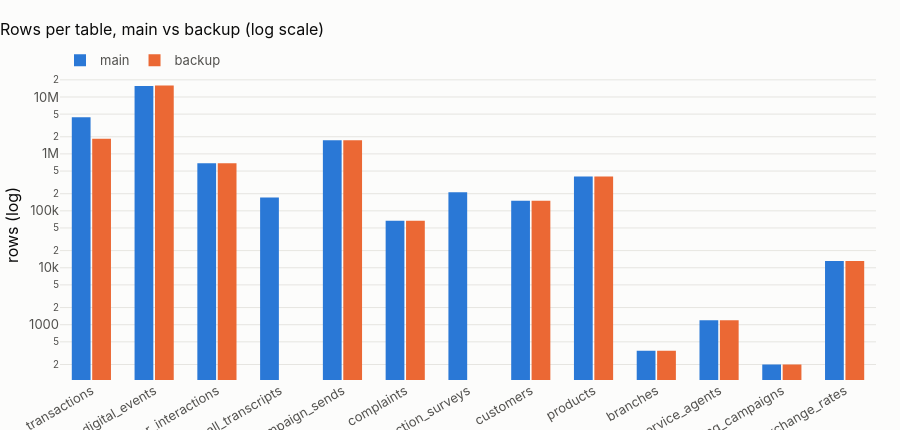

The notebook cell this image was saved under:
### Code cell
fig = go.Figure()
fig.add_bar(name="main", x=inventory.table, y=inventory.rows_main, marker_color=theme.MAIN_C)
fig.add_bar(
    name="backup", x=inventory.table, y=inventory.rows_backup.fillna(0), marker_color=theme.BACKUP_C
)
fig.update_layout(
    barmode="group",
    bargap=0.35,
    bargroupgap=0.08,
    yaxis_type="log",
    title="Rows per table, main vs backup (log scale)",
    height=430,
    yaxis_title="rows (log)",
)
fig.update_xaxes(tickangle=-30)
fig.show()

### Figure 1 — Plotly figure (JSON) as saved in the notebook; plotly's stock layout.template omitted (floating-point values rounded to 4 significant figures)
{"data": [{"marker": {"color": "#2a78d6"}, "name": "main", "type": "bar", "x": ["transactions", "digital_events", "call_center_interactions", "call_transcripts", "campaign_sends", "complaints", "satisfaction_surveys", "customers", "products", "branches", "service_agents", "marketing_campaigns", "daily_exchange_rates"], "y": [4425008, 15620994, 686296, 171321, 1746801, 67095, 212759, 150000, 400000, 350, 1200, 200, 13164]}, {"marker": {"color": "#eb6834"}, "name": "backup", "type": "bar", "x": ["transactions", "digital_events", "call_center_interactions", "call_transcripts", "campaign_sends", "complaints", "satisfaction_surveys", "customers", "products", "branches", "service_agents", "marketing_campaigns", "daily_exchange_rates"], "y": [1839000.0, 15910000.0, 684100.0, 0.0, 1736000.0, 67100.0, 0.0, 150000.0, 400000.0, 350.0, 1200.0, 200.0, 13160.0]}], "layout": {"bargap": 0.35, "bargroupgap": 0.08, "barmode": "group", "height": 430, "title": {"text": "Rows per table, main vs backup (log scale)"}, "xaxis": {"tickangle": -30}, "yaxis": {"title": {"text": "rows (log)"}, "type": "log"}}}
